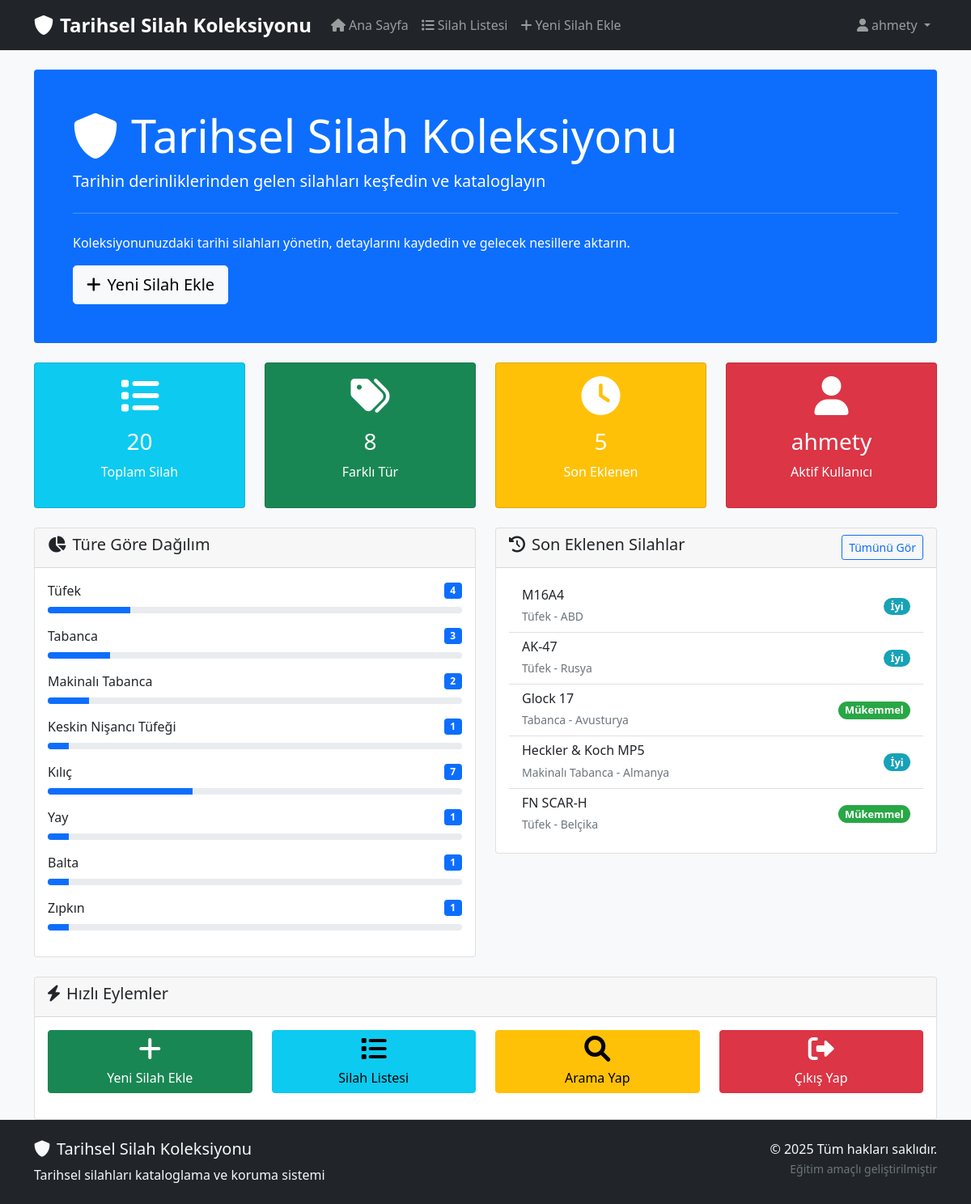
/index.php (signed in), run on the app's committed database.
### tables this page shows
CREATE TABLE weapons (
    id INT AUTO_INCREMENT PRIMARY KEY,
    name VARCHAR(100) NOT NULL,
    type VARCHAR(50) NOT NULL,
    origin_country VARCHAR(50),
    manufacture_year INT,
    historical_period VARCHAR(100),
    material VARCHAR(100),
    length_cm DECIMAL(5,2),
    weight_kg DECIMAL(5,2),
    condition_status ENUM('Mükemmel', 'İyi', 'Orta', 'Kötü') DEFAULT 'İyi',
    description TEXT,
    acquisition_date DATE,
    estimated_value DECIMAL(10,2),
    image_url VARCHAR(255),
    created_by INT,
    created_at TIMESTAMP DEFAULT CURRENT_TIMESTAMP,
    updated_at TIMESTAMP DEFAULT CURRENT_TIMESTAMP ON UPDATE CURRENT_TIMESTAMP,
    FOREIGN KEY (created_by) REFERENCES users(id) ON DELETE SET NULL
);

### classes/weapon.php (called while the page is built, shortened)
<?php
class Weapon {
    private $db;
    public function __construct($db_connection) {
        $this->db = $db_connection;
    }
    public function getAllWeapons() {
        $sql = "SELECT w.*, u.username AS created_by_username
                FROM weapons w
                LEFT JOIN users u ON w.created_by = u.id
                ORDER BY w.created_at DESC";
        $stmt = $this->db->prepare($sql);
        $stmt->execute();
        return $stmt->fetchAll(PDO::FETCH_ASSOC);
    }
}
?>

### index.php (the view, shortened to what this page needs)
<?php
require_once 'classes/weapon.php';
try {
    $database = new Database();
    $db = $database->getConnection();
    $weaponObj = new Weapon($db);
    $allWeapons = $weaponObj->getAllWeapons();
    $totalWeapons = count($allWeapons);
    $weaponTypes = [];
    foreach ($allWeapons as $weapon) {
        $type = $weapon['type'] ?? 'Bilinmeyen';
        $weaponTypes[$type] = isset($weaponTypes[$type]) ? $weaponTypes[$type] + 1 : 1;
    }
    $recentWeapons = array_slice($allWeapons, 0, 5);
} catch (Exception $e) {
    die("Veritabanı hatası: " . $e->getMessage());
}
include 'includes/header.php';
?>
<div class="row">
    <div class="col-12">
        <div class="jumbotron bg-primary text-white p-5 rounded mb-4">
            <h1 class="display-4">
                <i class="fas fa-shield-alt me-3"></i>Tarihsel Silah Koleksiyonu
            </h1>
            <p class="lead">Tarihin derinliklerinden gelen silahları keşfedin ve kataloglayın</p>
            <hr class="my-4" style="border-color: rgba(255,255,255,0.3);">
            <p>Koleksiyonunuzdaki tarihi silahları yönetin, detaylarını kaydedin ve gelecek nesillere aktarın.</p>
            <a class="btn btn-light btn-lg" href="weapons/add.php" role="button">
                <i class="fas fa-plus me-2"></i>Yeni Silah Ekle
            </a>
        </div>
    </div>
</div>
<div class="row mb-4">
    <div class="col-md-3">
        <div class="card bg-info text-white h-100">
            <div class="card-body text-center">
                <i class="fas fa-list fa-3x mb-3"></i>
                <h3><?php echo htmlspecialchars($totalWeapons); ?></h3>
                <p>Toplam Silah</p>
            </div>
        </div>
    </div>
    <div class="col-md-3">
        <div class="card bg-success text-white h-100">
            <div class="card-body text-center">
                <i class="fas fa-tags fa-3x mb-3"></i>
                <h3><?php echo htmlspecialchars(count($weaponTypes)); ?></h3>
                <p>Farklı Tür</p>
            </div>
        </div>
    </div>
    <div class="col-md-3">
        <div class="card bg-warning text-white h-100">
            <div class="card-body text-center">
                <i class="fas fa-clock fa-3x mb-3"></i>
                <h3><?php echo htmlspecialchars(count($recentWeapons)); ?></h3>
                <p>Son Eklenen</p>
            </div>
        </div>
    </div>
    <div class="col-md-3">
        <div class="card bg-danger text-white h-100">
            <div class="card-body text-center">
                <i class="fas fa-user fa-3x mb-3"></i>
                <h3><?php echo htmlspecialchars($_SESSION['username'] ?? 'Misafir'); ?></h3>
                <p>Aktif Kullanıcı</p>
            </div>
        </div>
    </div>
</div>
<div class="row">
    <div class="col-md-6">
        <div class="card">
            <div class="card-header">
                <h5><i class="fas fa-chart-pie me-2"></i>Türe Göre Dağılım</h5>
            </div>
            <div class="card-body">
                <?php if (!empty($weaponTypes)): ?>
                    <?php foreach ($weaponTypes as $type => $count): ?>
                        <div class="d-flex justify-content-between align-items-center mb-2">
                            <span><?php echo htmlspecialchars($type); ?></span>
                            <span class="badge bg-primary"><?php echo htmlspecialchars($count); ?></span>
                        </div>
                        <div class="progress mb-3" style="height: 8px;">
                            <div class="progress-bar" style="width: <?php echo ($totalWeapons > 0 ? ($count / $totalWeapons) * 100 : 0); ?>%;"></div>
                        </div>
                    <?php endforeach; ?>
                <?php else: ?>
                    <p class="text-muted">Henüz silah eklenmemiş.</p>
                <?php endif; ?>
            </div>
        </div>
    </div>
    <div class="col-md-6">
        <div class="card">
            <div class="card-header d-flex justify-content-between align-items-center">
                <h5><i class="fas fa-history me-2"></i>Son Eklenen Silahlar</h5>
                <a href="weapons/list.php" class="btn btn-sm btn-outline-primary">Tümünü Gör</a>
            </div>
            <div class="card-body">
                <?php if (!empty($recentWeapons)): ?>
                    <div class="list-group list-group-flush">
                        <?php foreach ($recentWeapons as $weapon): ?>
                            <a href="weapons/view.php?id=<?php echo htmlspecialchars($weapon['id']); ?>" class="list-group-item list-group-item-action d-flex justify-content-between align-items-center">
                                <div>
                                    <h6 class="mb-1"><?php echo htmlspecialchars($weapon['name']); ?></h6>
                                    <small class="text-muted">
                                        <?php echo htmlspecialchars($weapon['type'] ?? 'Bilinmeyen'); ?> -
                                        <?php echo htmlspecialchars($weapon['origin_country'] ?? 'Bilinmeyen'); ?>
                                    </small>
                                </div>
                                <span class="badge rounded-pill condition-badge condition-<?php echo str_replace(' ', '-', $weapon['condition_status'] ?? 'Unknown'); ?>">
                                    <?php echo htmlspecialchars($weapon['condition_status'] ?? 'Bilinmeyen'); ?>
                                </span>
                            </a>
                        <?php endforeach; ?>
                    </div>
                <?php else: ?>
                    <p class="text-muted">Henüz silah eklenmemiş.</p>
                    <a href="weapons/add.php" class="btn btn-primary">İlk Silahı Ekle</a>
                <?php endif; ?>
            </div>
        </div>
    </div>
</div>
<div class="row mt-4">
    <div class="col-12">
        <div class="card">
            <div class="card-header">
                <h5><i class="fas fa-bolt me-2"></i>Hızlı Eylemler</h5>
            </div>
            <div class="card-body">
                <div class="row">
                    <div class="col-md-3 mb-3">
                        <a href="weapons/add.php" class="btn btn-success w-100">
                            <i class="fas fa-plus fa-2x d-block mb-2"></i>
                            Yeni Silah Ekle
                        </a>
                    </div>
                    <div class="col-md-3 mb-3">
                        <a href="weapons/list.php" class="btn btn-info w-100">
                            <i class="fas fa-list fa-2x d-block mb-2"></i>
                            Silah Listesi
                        </a>
                    </div>
                    <div class="col-md-3 mb-3">
                        <a href="weapons/list.php?search=" class="btn btn-warning w-100">
                            <i class="fas fa-search fa-2x d-block mb-2"></i>
                            Arama Yap
                        </a>
                    </div>
                    <div class="col-md-3 mb-3">
                        <a href="auth/logout.php" class="btn btn-danger w-100">
                            <i class="fas fa-sign-out-alt fa-2x d-block mb-2"></i>
                            Çıkış Yap
                        </a>
                    </div>
                </div>
            </div>
        </div>
    </div>
</div>
<?php include 'includes/footer.php'; ?>

### css/style.css (style rules this page uses)
body { background-color: #f8f9fa; font-family: 'Segoe UI', Tahoma, Geneva, Verdana, sans-serif; }
.condition-badge { font-size: 0.8rem; }
.condition-Mükemmel { background-color: #28a745; }
.condition-İyi { background-color: #17a2b8; }
html, body { height: 100%; }

### data on the page
weapons: id "3", created_by "1", name "Glock 17", type "Tabanca", origin_country "Avusturya", condition_status "Mükemmel"
weapons: type "Kılıç"
weapons: name "M16A4", type "Tüfek", origin_country "ABD", condition_status "İyi"
weapons: name "AK-47", type "Tüfek", origin_country "Rusya", condition_status "İyi"
weapons: name "Heckler & Koch MP5", type "Makinalı Tabanca", origin_country "Almanya", condition_status "İyi"
weapons: name "FN SCAR-H", type "Tüfek", origin_country "Belçika", condition_status "Mükemmel"

### other printed values
$_SESSION['username'] "ahmety"
$totalWeapons "20"
count($weaponTypes) "8"
count($recentWeapons) "5"
$type "Tüfek"
$count "4"
$type "Tabanca"
$type "Makinalı Tabanca"
$count "2"
$type "Keskin Nişancı Tüfeği"
$count "7"
$type "Yay"
$type "Balta"
$type "Zıpkın"
